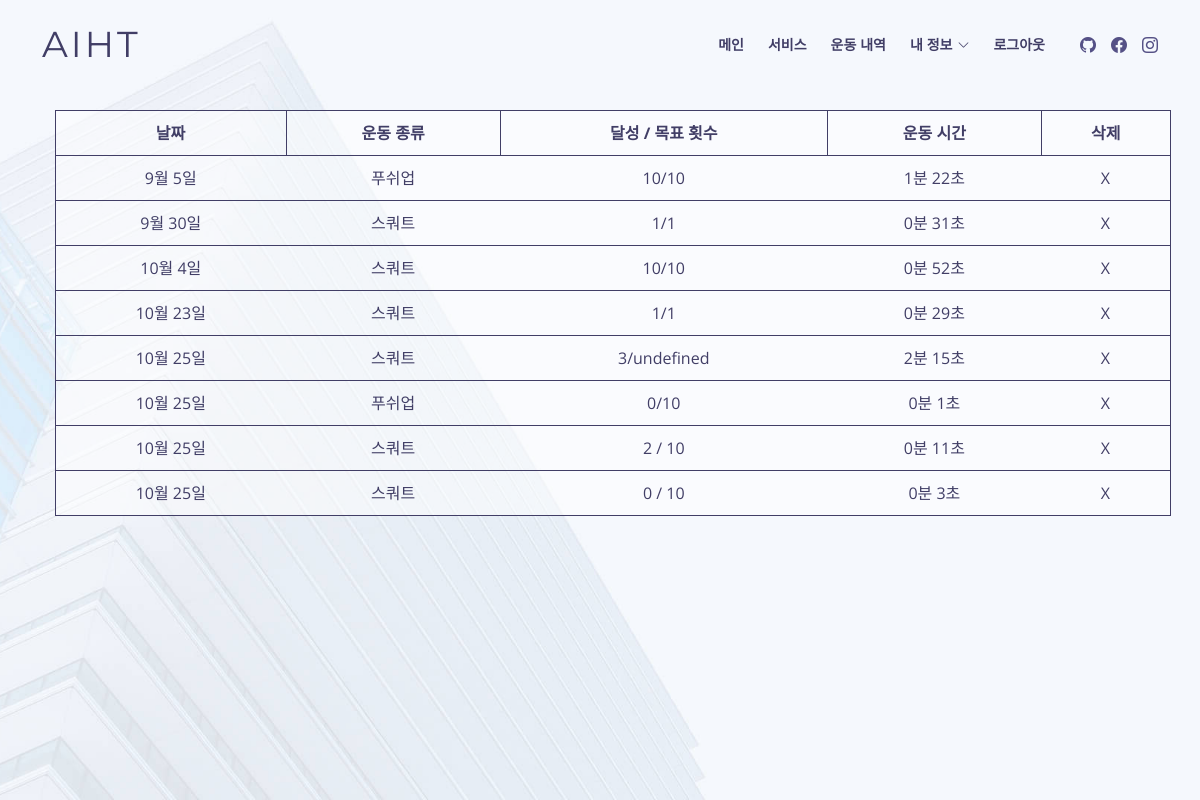
Before: /result_list (signed in) with the older database file.
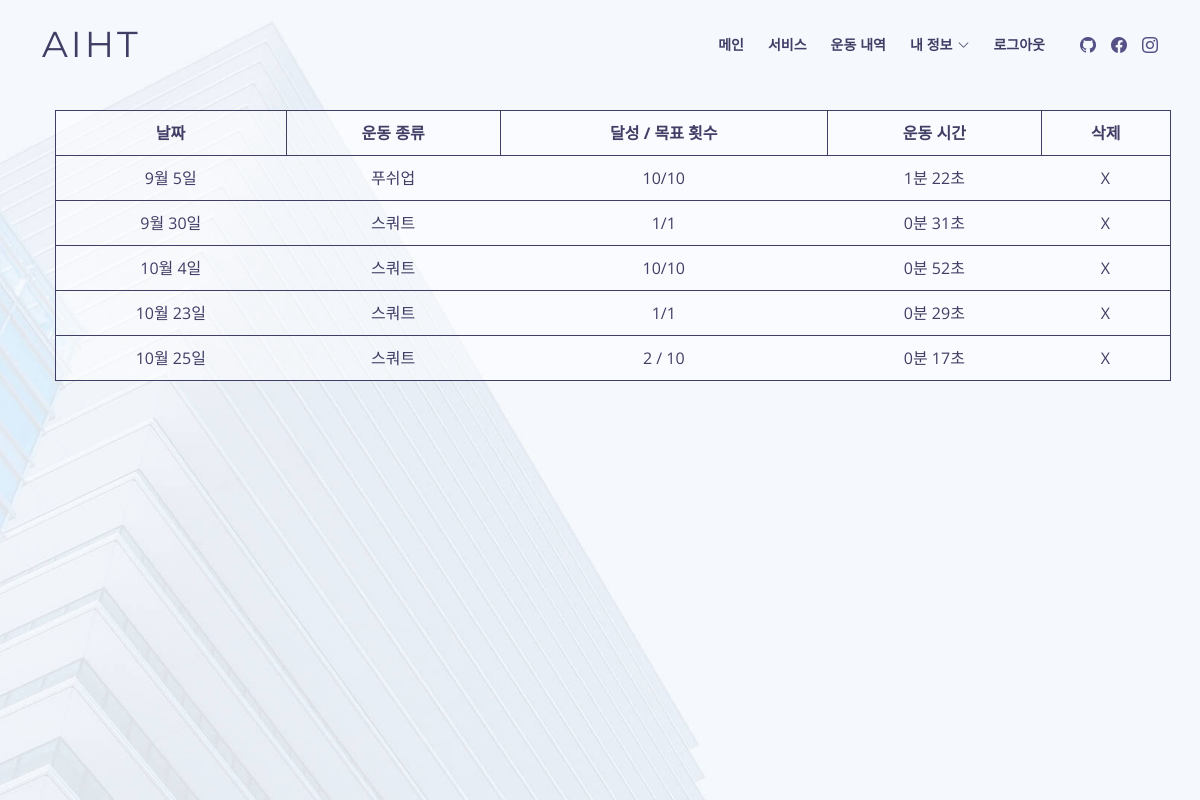
After: the same page with the newer database file.
### app.py (models this page shows, shortened)
class Result(db.Model):
    __tablename__ = 'result'
    id = db.Column(db.Integer, primary_key=True)
    date = db.Column(db.String(80), nullable=False)
    exercise = db.Column(db.String(80), nullable=False)
    result_num = db.Column(db.String(80), nullable=False)
    exercise_time = db.Column(db.String(80), nullable=False)
    user_id = db.Column(db.Integer, ForeignKey('user.username'))
    user = relationship("User", backref=backref('results', order_by=id))

### app.py (the view)
@app.route('/result_list', methods=['GET'])
def result_list():
    if session['login']:
        results = Result.query.filter_by(user_id=session['username']).all()
        return render_template('result_list.html', results=results)
    else:
        return redirect(url_for('login'))

### templates/result_list.html (shortened to what this page needs)
<!DOCTYPE html>
<html lang="ko">
<head>
  <link href="../static/main/vendor/aos/aos.css" rel="stylesheet">
  <link href="../static/main/vendor/bootstrap/css/bootstrap.min.css" rel="stylesheet">
  <link href="../static/main/vendor/bootstrap-icons/bootstrap-icons.css" rel="stylesheet">
  <link href="../static/main/vendor/glightbox/css/glightbox.min.css" rel="stylesheet">
  <link href="../static/main/vendor/swiper/swiper-bundle.min.css" rel="stylesheet">
  <link href="../static/main/css/style.css" rel="stylesheet">
</head>
<body>
  <header id="header" class="fixed-top d-flex align-items-center header-transparent">
    <div class="container d-flex align-items-center">
      <h1 class="logo me-auto"><a href="/">AIHT</a></h1>
      <nav id="navbar" class="navbar order-last order-lg-0">
        <ul>
          <li><a class="nav-link scrollto" href="/">메인</a></li>
          <li><a class="nav-link scrollto" href="/#services">서비스</a></li>
            {% if session['login'] %}
                <li><a class="nav-link scrollto" href="/result_list">운동 내역</a></li>
                <li class="dropdown"><a href="#"><span>내 정보</span> <i class="bi bi-chevron-down"></i></a>
              </li>
              <li><a class="nav-link scrollto" href="/logout">로그아웃</a></li>
            {% else %}
            <li><a class="nav-link scrollto" href="/login">로그인</a></li>
            {% endif %}
        </ul>
      </nav>
      <div class="social-links">
        <a href="https://github.com/jjuny0310" class="github"><i class="bi bi-github"></i></a>
        <a href="#" class="facebook"><i class="bi bi-facebook"></i></a>
        <a href="#" class="instagram"><i class="bi bi-instagram"></i></a>
      </div>
    </div>
  </header>
  <section id="result_list" class="clearfix">
    <div class="container">
        <table>
            <tr>
                <th>날짜</th>
                <th>운동 종류</th>
                <th>달성 / 목표 횟수</th>
                <th>운동 시간</th>
                <th>삭제</th>
            </tr>
            {% for result in results %}
            <tr>
                <td>{{ result.date }}</td>
                <td>{{ result.exercise}}</td>
                <td>{{ result.result_num }}</td>
                <td>{{ result.exercise_time }}</td>
                <td><a href="javascript:resultDelete({{ result.id }})">X</a></td>
            </tr>
            {% endfor %}
        </table>
    </div>
  </section>
</body>
</html>

### static/main/css/style.css (style rules this page uses)
body { background: #fff; color: #444; font-family: "Open Sans", sans-serif; }
a { color: #1bb1dc; text-decoration: none; transition: 0.5s; }
h1, h2, h3, h4, h5, h6 { font-family: "Montserrat", sans-serif; font-weight: 400; margin: 0 0 20px 0; padding: 0; }
#header { background: #fff; transition: all 0.5s; z-index: 997; height: 90px; }
#header.header-transparent { background: transparent; }
#header .logo { font-size: 36px; margin: 0; padding: 0; font-weight: 400; letter-spacing: 3px; text-transform: uppercase; }
#header .logo a { color: #413e66; }
#header .social-links { margin: 0 0 0 20px; display: inline-flex; align-items: center; justify-content: center; }
#header .social-links a { color: #555186; transition: 0.3s; line-height: 0; margin-left: 15px; }
#header .social-links a i { line-height: 0; }
.navbar { padding: 0; }
.navbar ul { margin: 0; padding: 0; display: flex; list-style: none; align-items: center; }
.navbar li { position: relative; }
.navbar a, .navbar a:focus { display: flex; align-items: center; justify-content: space-between; padding: 10px 0 10px 24px; font-family: "Montserrat", sans-serif; text-transform: uppercase; font-size: 14px; font-weight: 600; color: #413e66; white-space: nowrap; transition: 0.3s; }
.navbar a i, .navbar a:focus i { font-size: 12px; line-height: 0; margin-left: 5px; }
section { overflow: hidden; }
#result_list { width: 100%; height: 100vh; position: relative; background: #f5f8fd url("../img/intro-bg.jpg") center top no-repeat; background-size: cover; padding-top: 110px; padding-left: 25px; }
#result_list table { width: 100%; background-color: rgba(255, 255, 255, 0.5); text-align: center; border: 1px solid #413e66; }
#result_list th { color: #413e66; border: 1px solid #413e66; padding: 10px; }
#result_list td { color: #413e66; border-bottom: 1px solid #413e66; padding: 10px; }
#result_list td a { color: #413e66; }

Changed rows visible on the page:
removed Result: date "10월 25일", exercise "푸쉬업", result_num "0/10", exercise_time "0분 1초"
removed Result: date "10월 25일", exercise "스쿼트", result_num "2 / 10", exercise_time "0분 11초"
removed Result: date "10월 25일", exercise "스쿼트", result_num "0 / 10", exercise_time "0분 3초"
changed Result (number 5 of 5 on the later page): result_num "3/undefined" → "2 / 10"; exercise_time "2분 15초" → "0분 17초"
